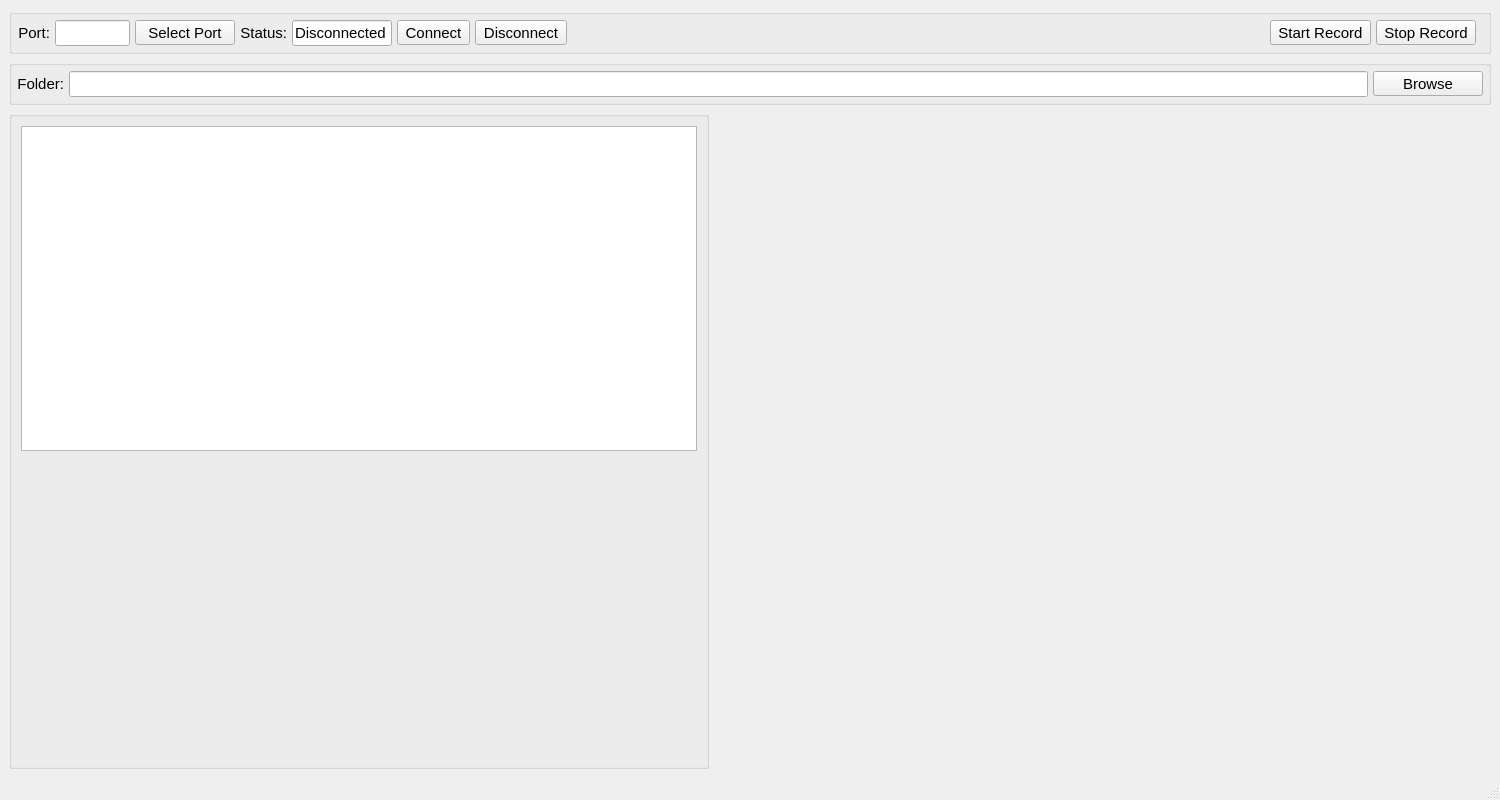
<?xml version="1.0" encoding="UTF-8"?>
<ui version="4.0">
 <class>MainWindow</class>
 <widget class="QMainWindow" name="MainWindow">
  <property name="geometry">
   <rect>
    <x>0</x>
    <y>0</y>
    <width>1500</width>
    <height>800</height>
   </rect>
  </property>
  <property name="windowTitle">
   <string>MainWindow</string>
  </property>
  <widget class="QWidget" name="centralwidget">
   <layout class="QVBoxLayout" name="verticalLayout_2">
    <item>
     <widget class="QGroupBox" name="gb_upper_controls">
      <property name="maximumSize">
       <size>
        <width>16777215</width>
        <height>60</height>
       </size>
      </property>
      <property name="title">
       <string/>
      </property>
      <property name="flat">
       <bool>false</bool>
      </property>
      <layout class="QHBoxLayout" name="horizontalLayout_7">
       <property name="spacing">
        <number>5</number>
       </property>
       <property name="leftMargin">
        <number>6</number>
       </property>
       <property name="topMargin">
        <number>5</number>
       </property>
       <property name="rightMargin">
        <number>0</number>
       </property>
       <property name="bottomMargin">
        <number>5</number>
       </property>
       <item>
        <widget class="QLabel" name="lbl_port">
         <property name="sizePolicy">
          <sizepolicy hsizetype="Fixed" vsizetype="Preferred">
           <horstretch>0</horstretch>
           <verstretch>0</verstretch>
          </sizepolicy>
         </property>
         <property name="font">
          <font>
           <pointsize>11</pointsize>
          </font>
         </property>
         <property name="text">
          <string>Port:</string>
         </property>
         <property name="alignment">
          <set>Qt::AlignmentFlag::AlignRight|Qt::AlignmentFlag::AlignTrailing|Qt::AlignmentFlag::AlignVCenter</set>
         </property>
        </widget>
       </item>
       <item>
        <widget class="QLineEdit" name="txt_port">
         <property name="sizePolicy">
          <sizepolicy hsizetype="Fixed" vsizetype="Fixed">
           <horstretch>0</horstretch>
           <verstretch>0</verstretch>
          </sizepolicy>
         </property>
         <property name="minimumSize">
          <size>
           <width>0</width>
           <height>0</height>
          </size>
         </property>
         <property name="maximumSize">
          <size>
           <width>75</width>
           <height>16777215</height>
          </size>
         </property>
         <property name="font">
          <font>
           <family>MS Shell Dlg 2</family>
           <pointsize>11</pointsize>
          </font>
         </property>
         <property name="readOnly">
          <bool>true</bool>
         </property>
        </widget>
       </item>
       <item>
        <widget class="QToolButton" name="btn_port">
         <property name="minimumSize">
          <size>
           <width>100</width>
           <height>0</height>
          </size>
         </property>
         <property name="maximumSize">
          <size>
           <width>100</width>
           <height>16777215</height>
          </size>
         </property>
         <property name="font">
          <font>
           <pointsize>11</pointsize>
          </font>
         </property>
         <property name="styleSheet">
          <string notr="true"/>
         </property>
         <property name="text">
          <string>Select Port</string>
         </property>
         <property name="autoRaise">
          <bool>false</bool>
         </property>
        </widget>
       </item>
       <item>
        <widget class="QLabel" name="label">
         <property name="font">
          <font>
           <pointsize>11</pointsize>
          </font>
         </property>
         <property name="text">
          <string>Status:</string>
         </property>
         <property name="alignment">
          <set>Qt::AlignmentFlag::AlignRight|Qt::AlignmentFlag::AlignTrailing|Qt::AlignmentFlag::AlignVCenter</set>
         </property>
        </widget>
       </item>
       <item>
        <widget class="QLineEdit" name="txt_status">
         <property name="sizePolicy">
          <sizepolicy hsizetype="Fixed" vsizetype="Fixed">
           <horstretch>0</horstretch>
           <verstretch>0</verstretch>
          </sizepolicy>
         </property>
         <property name="minimumSize">
          <size>
           <width>100</width>
           <height>0</height>
          </size>
         </property>
         <property name="maximumSize">
          <size>
           <width>80</width>
           <height>16777215</height>
          </size>
         </property>
         <property name="font">
          <font>
           <family>MS Shell Dlg 2</family>
           <pointsize>11</pointsize>
           <bold>false</bold>
          </font>
         </property>
         <property name="focusPolicy">
          <enum>Qt::FocusPolicy::NoFocus</enum>
         </property>
         <property name="text">
          <string>Disconnected</string>
         </property>
         <property name="cursorPosition">
          <number>12</number>
         </property>
         <property name="alignment">
          <set>Qt::AlignmentFlag::AlignLeading|Qt::AlignmentFlag::AlignLeft|Qt::AlignmentFlag::AlignVCenter</set>
         </property>
         <property name="readOnly">
          <bool>true</bool>
         </property>
        </widget>
       </item>
       <item>
        <widget class="QToolButton" name="btn_connect">
         <property name="minimumSize">
          <size>
           <width>0</width>
           <height>0</height>
          </size>
         </property>
         <property name="font">
          <font>
           <pointsize>11</pointsize>
          </font>
         </property>
         <property name="styleSheet">
          <string notr="true"/>
         </property>
         <property name="text">
          <string>Connect</string>
         </property>
         <property name="autoRaise">
          <bool>false</bool>
         </property>
        </widget>
       </item>
       <item>
        <widget class="QToolButton" name="btn_disconnect">
         <property name="minimumSize">
          <size>
           <width>0</width>
           <height>0</height>
          </size>
         </property>
         <property name="font">
          <font>
           <pointsize>11</pointsize>
          </font>
         </property>
         <property name="styleSheet">
          <string notr="true"/>
         </property>
         <property name="text">
          <string>Disconnect</string>
         </property>
        </widget>
       </item>
       <item>
        <spacer name="horizontalSpacer">
         <property name="orientation">
          <enum>Qt::Orientation::Horizontal</enum>
         </property>
         <property name="sizeHint" stdset="0">
          <size>
           <width>40</width>
           <height>20</height>
          </size>
         </property>
        </spacer>
       </item>
       <item>
        <widget class="QToolButton" name="btn_start_record">
         <property name="minimumSize">
          <size>
           <width>0</width>
           <height>0</height>
          </size>
         </property>
         <property name="font">
          <font>
           <pointsize>11</pointsize>
          </font>
         </property>
         <property name="styleSheet">
          <string notr="true"/>
         </property>
         <property name="text">
          <string>Start Record</string>
         </property>
        </widget>
       </item>
       <item>
        <widget class="QToolButton" name="btn_stop_record">
         <property name="minimumSize">
          <size>
           <width>0</width>
           <height>0</height>
          </size>
         </property>
         <property name="font">
          <font>
           <pointsize>11</pointsize>
          </font>
         </property>
         <property name="styleSheet">
          <string notr="true"/>
         </property>
         <property name="text">
          <string>Stop Record</string>
         </property>
        </widget>
       </item>
       <item>
        <widget class="QLabel" name="label_7">
         <property name="maximumSize">
          <size>
           <width>50</width>
           <height>16777215</height>
          </size>
         </property>
         <property name="text">
          <string/>
         </property>
        </widget>
       </item>
      </layout>
     </widget>
    </item>
    <item>
     <widget class="QGroupBox" name="gb_upper_controls_2">
      <property name="maximumSize">
       <size>
        <width>16777215</width>
        <height>60</height>
       </size>
      </property>
      <property name="title">
       <string/>
      </property>
      <property name="flat">
       <bool>false</bool>
      </property>
      <layout class="QHBoxLayout" name="horizontalLayout_8">
       <property name="spacing">
        <number>5</number>
       </property>
       <property name="leftMargin">
        <number>5</number>
       </property>
       <property name="topMargin">
        <number>5</number>
       </property>
       <property name="rightMargin">
        <number>5</number>
       </property>
       <property name="bottomMargin">
        <number>5</number>
       </property>
       <item>
        <widget class="QLabel" name="lbl_folder">
         <property name="sizePolicy">
          <sizepolicy hsizetype="Fixed" vsizetype="Preferred">
           <horstretch>0</horstretch>
           <verstretch>0</verstretch>
          </sizepolicy>
         </property>
         <property name="font">
          <font>
           <pointsize>11</pointsize>
          </font>
         </property>
         <property name="text">
          <string>Folder:</string>
         </property>
         <property name="alignment">
          <set>Qt::AlignmentFlag::AlignRight|Qt::AlignmentFlag::AlignTrailing|Qt::AlignmentFlag::AlignVCenter</set>
         </property>
        </widget>
       </item>
       <item>
        <widget class="QLineEdit" name="txt_data_dir">
         <property name="font">
          <font>
           <family>MS Shell Dlg 2</family>
           <pointsize>11</pointsize>
          </font>
         </property>
        </widget>
       </item>
       <item>
        <widget class="QToolButton" name="btn_browse_dir">
         <property name="minimumSize">
          <size>
           <width>110</width>
           <height>0</height>
          </size>
         </property>
         <property name="font">
          <font>
           <pointsize>11</pointsize>
          </font>
         </property>
         <property name="styleSheet">
          <string notr="true"/>
         </property>
         <property name="text">
          <string>Browse</string>
         </property>
         <property name="autoRaise">
          <bool>false</bool>
         </property>
        </widget>
       </item>
      </layout>
     </widget>
    </item>
    <item>
     <layout class="QHBoxLayout" name="horizontalLayout">
      <property name="spacing">
       <number>0</number>
      </property>
      <item>
       <widget class="QGroupBox" name="gb_left_controls">
        <property name="maximumSize">
         <size>
          <width>700</width>
          <height>16777215</height>
         </size>
        </property>
        <property name="title">
         <string/>
        </property>
        <property name="flat">
         <bool>false</bool>
        </property>
        <layout class="QVBoxLayout" name="verticalLayout">
         <item>
          <widget class="QTextEdit" name="txt_log">
           <property name="font">
            <font>
             <family>Consolas</family>
             <pointsize>11</pointsize>
            </font>
           </property>
           <property name="readOnly">
            <bool>true</bool>
           </property>
           <property name="html">
            <string>&lt;!DOCTYPE HTML PUBLIC &quot;-//W3C//DTD HTML 4.0//EN&quot; &quot;http://www.w3.org/TR/REC-html40/strict.dtd&quot;&gt;
&lt;html&gt;&lt;head&gt;&lt;meta name=&quot;qrichtext&quot; content=&quot;1&quot; /&gt;&lt;meta charset=&quot;utf-8&quot; /&gt;&lt;style type=&quot;text/css&quot;&gt;
p, li { white-space: pre-wrap; }
hr { height: 1px; border-width: 0; }
li.unchecked::marker { content: &quot;\2610&quot;; }
li.checked::marker { content: &quot;\2612&quot;; }
&lt;/style&gt;&lt;/head&gt;&lt;body style=&quot; font-family:'Consolas'; font-size:11pt; font-weight:400; font-style:normal;&quot;&gt;
&lt;p style=&quot;-qt-paragraph-type:empty; margin-top:0px; margin-bottom:0px; margin-left:0px; margin-right:0px; -qt-block-indent:0; text-indent:0px;&quot;&gt;&lt;br /&gt;&lt;/p&gt;&lt;/body&gt;&lt;/html&gt;</string>
           </property>
          </widget>
         </item>
         <item>
          <widget class="Terminal" name="terminal" native="true">
           <property name="minimumSize">
            <size>
             <width>0</width>
             <height>300</height>
            </size>
           </property>
          </widget>
         </item>
        </layout>
       </widget>
      </item>
      <item>
       <widget class="GraphicsLayoutWidget" name="plot" native="true">
        <property name="minimumSize">
         <size>
          <width>0</width>
          <height>200</height>
         </size>
        </property>
       </widget>
      </item>
     </layout>
    </item>
   </layout>
  </widget>
  <widget class="QStatusBar" name="statusbar"/>
 </widget>
 <customwidgets>
  <customwidget>
   <class>Terminal</class>
   <extends>QWidget</extends>
   <header>terminal.h</header>
   <container>1</container>
  </customwidget>
  <customwidget>
   <class>GraphicsLayoutWidget</class>
   <extends>QWidget</extends>
   <header>pyqtgraph</header>
   <container>1</container>
  </customwidget>
 </customwidgets>
 <resources/>
 <connections/>
</ui>
